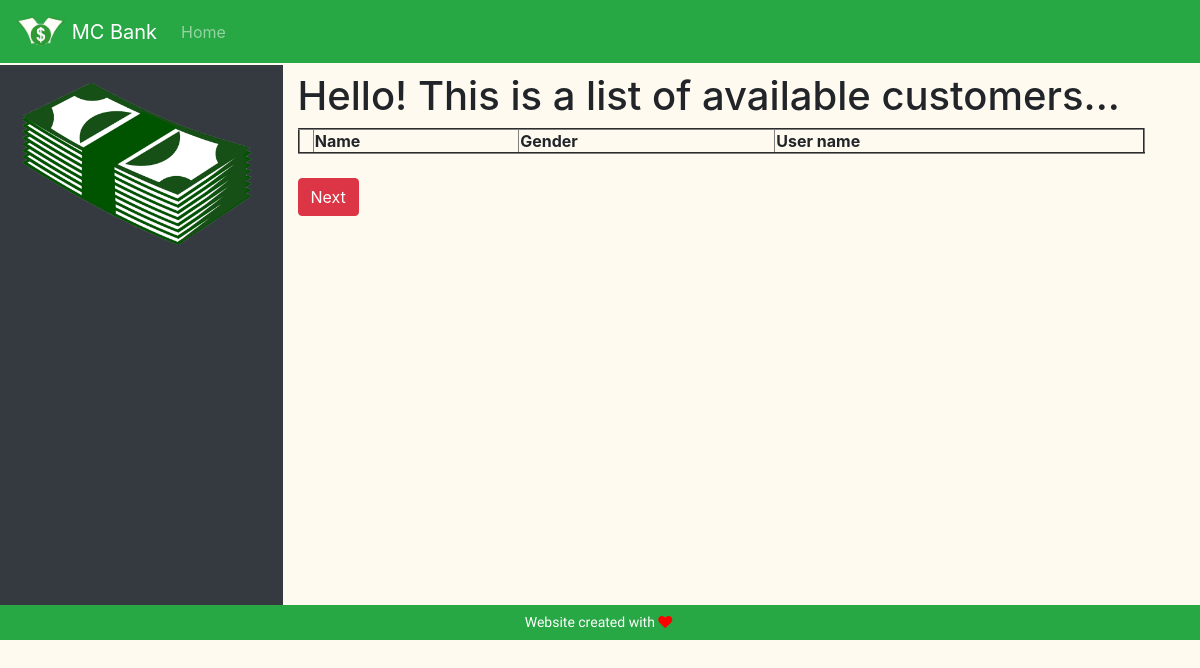
Page /send_customers/ on the earlier database version.
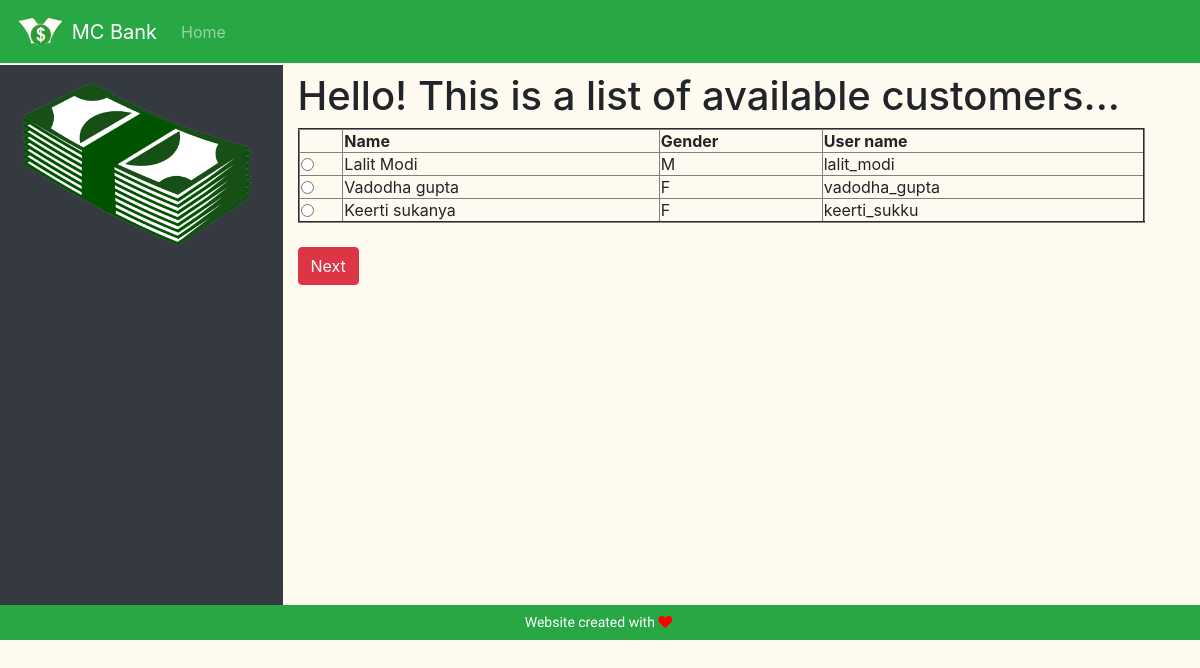
Same page on the later database version.
### mybank/models.py (models this page shows)
class Customers (models.Model):
    objects = None
    account_number = models.IntegerField(primary_key=True, null=False, default=None)
    name = models.CharField(max_length = 50, default = None)
    sex = models.CharField(max_length = 1, default = None)
    email = models.EmailField(default = None)
    mobile = models.IntegerField(default = 0)
    user_name = models.CharField(max_length = 150, default = None)
    balance = models.IntegerField(default=0)

### mybank/views.py (the view)
# urls.py: path('send_customers/', views.send_customers, name = "send_customers"),
def send_customers(request):
    cust = Customers.objects.all()
    return render(request, "send_customer_list.html", {"customers": cust})

### mybank/templates/send_customer_list.html (shortened to what this page needs)
{% extends 'profile_base_layout.html' %}
{% block bodycontent %}
    <section id="welcome_post" class="col-9">
        <h1>Hello! This is a list of available customers...</h1>
   <form action="{% url 'account_status' %}" method="post">
    <table width="100%" border="2px">
           <tr><th></th>
           <th>Name</th>
           <th>Gender</th>
           <th>User name</th></tr>
            {% for customer in customers %}
                <tr>
                    <td><input type="radio" name="mysend" value="{{ customer.user_name }}" required></td>
                    <td>
                        {{ customer.name }}
                    </td>
                    <td>
                        {{ customer.sex }}
                    </td>
                    <td>
                        {{ customer.user_name }}
                    </td>
                </tr>
            {% endfor %}
    </table>
       <br>
       <button type="submit" class="btn btn-danger">Next</button>
   </form>
</section>
{% endblock %}

Differences in the rows shown:
added Customers: name "Lalit Modi", sex "M", user_name "lalit_modi"
added Customers: name "Vadodha gupta", sex "F", user_name "vadodha_gupta"
added Customers: name "Keerti sukanya", sex "F", user_name "keerti_sukku"
